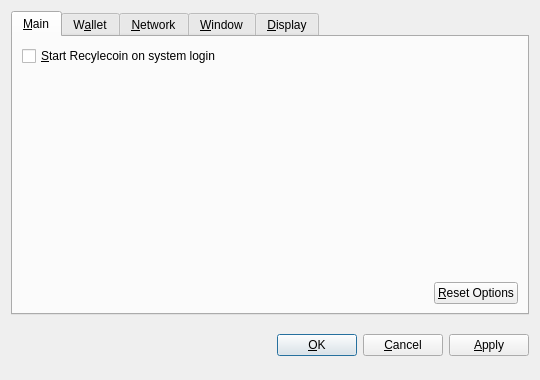
<?xml version="1.0" encoding="UTF-8"?>
<ui version="4.0">
 <class>OptionsDialog</class>
 <widget class="QDialog" name="OptionsDialog">
  <property name="geometry">
   <rect>
    <x>0</x>
    <y>0</y>
    <width>540</width>
    <height>380</height>
   </rect>
  </property>
  <property name="windowTitle">
   <string>Options</string>
  </property>
  <property name="modal">
   <bool>true</bool>
  </property>
  <layout class="QVBoxLayout" name="verticalLayout">
   <item>
    <widget class="QTabWidget" name="tabWidget">
     <property name="tabPosition">
      <enum>QTabWidget::North</enum>
     </property>
     <property name="currentIndex">
      <number>0</number>
     </property>
     <widget class="QWidget" name="tabMain">
      <attribute name="title">
       <string>&amp;Main</string>
      </attribute>
      <layout class="QVBoxLayout" name="verticalLayout_Main">
       <item>
        <widget class="QCheckBox" name="bitcoinAtStartup">
         <property name="toolTip">
          <string>Automatically start Recylecoin after logging in to the system.</string>
         </property>
         <property name="text">
          <string>&amp;Start Recylecoin on system login</string>
         </property>
        </widget>
       </item>
       <item>
        <spacer name="verticalSpacer_Main">
         <property name="orientation">
          <enum>Qt::Vertical</enum>
         </property>
         <property name="sizeHint" stdset="0">
          <size>
           <width>20</width>
           <height>40</height>
          </size>
         </property>
        </spacer>
       </item>
       <item>
        <layout class="QHBoxLayout" name="horizontalLayout_2_Main">
         <item>
          <spacer name="horizontalSpacer_2_Main">
           <property name="orientation">
            <enum>Qt::Horizontal</enum>
           </property>
           <property name="sizeHint" stdset="0">
            <size>
             <width>40</width>
             <height>20</height>
            </size>
           </property>
          </spacer>
         </item>
         <item>
          <widget class="QPushButton" name="resetButton">
           <property name="toolTip">
            <string>Reset all client options to default.</string>
           </property>
           <property name="text">
            <string>&amp;Reset Options</string>
           </property>
           <property name="autoDefault">
            <bool>false</bool>
           </property>
          </widget>
         </item>
        </layout>
       </item>
      </layout>
     </widget>
     <widget class="QWidget" name="tabWallet">
      <attribute name="title">
       <string>W&amp;allet</string>
      </attribute>
      <layout class="QVBoxLayout" name="verticalLayout_Network">
       <item>
        <widget class="QLabel" name="transactionFeeInfoLabel">
         <property name="text">
          <string>Optional transaction fee per kB that helps make sure your transactions are processed quickly. Most transactions are 1 kB.</string>
         </property>
         <property name="textFormat">
          <enum>Qt::PlainText</enum>
         </property>
         <property name="wordWrap">
          <bool>true</bool>
         </property>
        </widget>
       </item>
       <item>
        <layout class="QHBoxLayout" name="horizontalLayout_1_Main">
         <item>
          <widget class="QLabel" name="transactionFeeLabel">
           <property name="text">
            <string>Pay transaction &amp;fee</string>
           </property>
           <property name="textFormat">
            <enum>Qt::PlainText</enum>
           </property>
           <property name="buddy">
            <cstring>transactionFee</cstring>
           </property>
          </widget>
         </item>
         <item>
          <widget class="BitcoinAmountField" name="transactionFee"/>
         </item>
         <item>
          <spacer name="horizontalSpacer_1_Main">
           <property name="orientation">
            <enum>Qt::Horizontal</enum>
           </property>
           <property name="sizeHint" stdset="0">
            <size>
             <width>40</width>
             <height>20</height>
            </size>
           </property>
          </spacer>
         </item>
        </layout>
       </item>
       <item>
        <widget class="QLabel" name="label">
         <property name="text">
          <string>If you disable the spending of unconfirmed change, the change from a transaction cannot be used until that transaction has at least one confirmation. This also affects how your balance is computed.</string>
         </property>
         <property name="wordWrap">
          <bool>true</bool>
         </property>
        </widget>
       </item>
       <item>
        <widget class="QCheckBox" name="spendZeroConfChange">
         <property name="text">
          <string>Spend unconfirmed change  (experts only)</string>
         </property>
        </widget>
       </item>
       <item>
        <spacer name="verticalSpacer">
         <property name="orientation">
          <enum>Qt::Vertical</enum>
         </property>
         <property name="sizeHint" stdset="0">
          <size>
           <width>20</width>
           <height>40</height>
          </size>
         </property>
        </spacer>
       </item>
      </layout>
     </widget>
     <widget class="QWidget" name="tabNetwork">
      <attribute name="title">
       <string>&amp;Network</string>
      </attribute>
      <layout class="QVBoxLayout" name="verticalLayout_Network">
       <item>
        <widget class="QCheckBox" name="mapPortUpnp">
         <property name="toolTip">
          <string>Automatically open the Recylecoin client port on the router. This only works when your router supports UPnP and it is enabled.</string>
         </property>
         <property name="text">
          <string>Map port using &amp;UPnP</string>
         </property>
        </widget>
       </item>
       <item>
        <widget class="QCheckBox" name="connectSocks">
         <property name="toolTip">
          <string>Connect to the Recylecoin network through a SOCKS proxy (e.g. when connecting through Tor).</string>
         </property>
         <property name="text">
          <string>&amp;Connect through SOCKS proxy:</string>
         </property>
        </widget>
       </item>
       <item>
        <layout class="QHBoxLayout" name="horizontalLayout_Network">
         <item>
          <widget class="QLabel" name="proxyIpLabel">
           <property name="text">
            <string>Proxy &amp;IP:</string>
           </property>
           <property name="textFormat">
            <enum>Qt::PlainText</enum>
           </property>
           <property name="buddy">
            <cstring>proxyIp</cstring>
           </property>
          </widget>
         </item>
         <item>
          <widget class="QValidatedLineEdit" name="proxyIp">
           <property name="maximumSize">
            <size>
             <width>140</width>
             <height>16777215</height>
            </size>
           </property>
           <property name="toolTip">
            <string>IP address of the proxy (e.g. 127.0.0.1)</string>
           </property>
          </widget>
         </item>
         <item>
          <widget class="QLabel" name="proxyPortLabel">
           <property name="text">
            <string>&amp;Port:</string>
           </property>
           <property name="textFormat">
            <enum>Qt::PlainText</enum>
           </property>
           <property name="buddy">
            <cstring>proxyPort</cstring>
           </property>
          </widget>
         </item>
         <item>
          <widget class="QLineEdit" name="proxyPort">
           <property name="maximumSize">
            <size>
             <width>55</width>
             <height>16777215</height>
            </size>
           </property>
           <property name="toolTip">
            <string>Port of the proxy (e.g. 9050)</string>
           </property>
          </widget>
         </item>
         <item>
          <widget class="QLabel" name="socksVersionLabel">
           <property name="text">
            <string>SOCKS &amp;Version:</string>
           </property>
           <property name="textFormat">
            <enum>Qt::PlainText</enum>
           </property>
           <property name="buddy">
            <cstring>socksVersion</cstring>
           </property>
          </widget>
         </item>
         <item>
          <widget class="QValueComboBox" name="socksVersion">
           <property name="toolTip">
            <string>SOCKS version of the proxy (e.g. 5)</string>
           </property>
          </widget>
         </item>
         <item>
          <spacer name="horizontalSpacer_Network">
           <property name="orientation">
            <enum>Qt::Horizontal</enum>
           </property>
           <property name="sizeHint" stdset="0">
            <size>
             <width>40</width>
             <height>20</height>
            </size>
           </property>
          </spacer>
         </item>
        </layout>
       </item>
       <item>
        <spacer name="verticalSpacer_Network">
         <property name="orientation">
          <enum>Qt::Vertical</enum>
         </property>
         <property name="sizeHint" stdset="0">
          <size>
           <width>20</width>
           <height>40</height>
          </size>
         </property>
        </spacer>
       </item>
      </layout>
     </widget>
     <widget class="QWidget" name="tabWindow">
      <attribute name="title">
       <string>&amp;Window</string>
      </attribute>
      <layout class="QVBoxLayout" name="verticalLayout_Window">
       <item>
        <widget class="QCheckBox" name="minimizeToTray">
         <property name="toolTip">
          <string>Show only a tray icon after minimizing the window.</string>
         </property>
         <property name="text">
          <string>&amp;Minimize to the tray instead of the taskbar</string>
         </property>
        </widget>
       </item>
       <item>
        <widget class="QCheckBox" name="minimizeOnClose">
         <property name="toolTip">
          <string>Minimize instead of exit the application when the window is closed. When this option is enabled, the application will be closed only after selecting Quit in the menu.</string>
         </property>
         <property name="text">
          <string>M&amp;inimize on close</string>
         </property>
        </widget>
       </item>
       <item>
        <spacer name="verticalSpacer_Window">
         <property name="orientation">
          <enum>Qt::Vertical</enum>
         </property>
         <property name="sizeHint" stdset="0">
          <size>
           <width>20</width>
           <height>40</height>
          </size>
         </property>
        </spacer>
       </item>
      </layout>
     </widget>
     <widget class="QWidget" name="tabDisplay">
      <attribute name="title">
       <string>&amp;Display</string>
      </attribute>
      <layout class="QVBoxLayout" name="verticalLayout_Display">
       <item>
        <layout class="QHBoxLayout" name="horizontalLayout_1_Display">
         <item>
          <widget class="QLabel" name="langLabel">
           <property name="text">
            <string>User Interface &amp;language:</string>
           </property>
           <property name="textFormat">
            <enum>Qt::PlainText</enum>
           </property>
           <property name="buddy">
            <cstring>lang</cstring>
           </property>
          </widget>
         </item>
         <item>
          <widget class="QValueComboBox" name="lang">
           <property name="toolTip">
            <string>The user interface language can be set here. This setting will take effect after restarting Recylecoin.</string>
           </property>
          </widget>
         </item>
        </layout>
       </item>
       <item>
        <layout class="QHBoxLayout" name="horizontalLayout_2_Display">
         <item>
          <widget class="QLabel" name="unitLabel">
           <property name="text">
            <string>&amp;Unit to show amounts in:</string>
           </property>
           <property name="textFormat">
            <enum>Qt::PlainText</enum>
           </property>
           <property name="buddy">
            <cstring>unit</cstring>
           </property>
          </widget>
         </item>
         <item>
          <widget class="QValueComboBox" name="unit">
           <property name="toolTip">
            <string>Choose the default subdivision unit to show in the interface and when sending coins.</string>
           </property>
          </widget>
         </item>
        </layout>
       </item>
       <item>
        <widget class="QCheckBox" name="displayAddresses">
         <property name="toolTip">
          <string>Whether to show Recylecoin addresses in the transaction list or not.</string>
         </property>
         <property name="text">
          <string>&amp;Display addresses in transaction list</string>
         </property>
        </widget>
       </item>
       <item>
        <widget class="QCheckBox" name="coinControlFeatures">
         <property name="toolTip">
          <string>Whether to show coin control features or not.</string>
         </property>
         <property name="text">
          <string>Display coin &amp;control features (experts only!)</string>
         </property>
        </widget>
       </item>
       <item>
        <spacer name="verticalSpacer_Display">
         <property name="orientation">
          <enum>Qt::Vertical</enum>
         </property>
         <property name="sizeHint" stdset="0">
          <size>
           <width>20</width>
           <height>40</height>
          </size>
         </property>
        </spacer>
       </item>
      </layout>
     </widget>
    </widget>
   </item>
   <item>
    <layout class="QHBoxLayout" name="horizontalLayout_Buttons">
     <item>
      <spacer name="horizontalSpacer_1">
       <property name="orientation">
        <enum>Qt::Horizontal</enum>
       </property>
       <property name="sizeHint" stdset="0">
        <size>
         <width>40</width>
         <height>48</height>
        </size>
       </property>
      </spacer>
     </item>
     <item>
      <widget class="QLabel" name="statusLabel">
       <property name="font">
        <font>
         <weight>75</weight>
         <bold>true</bold>
        </font>
       </property>
       <property name="text">
        <string/>
       </property>
       <property name="textFormat">
        <enum>Qt::PlainText</enum>
       </property>
       <property name="wordWrap">
        <bool>true</bool>
       </property>
      </widget>
     </item>
     <item>
      <spacer name="horizontalSpacer_2">
       <property name="orientation">
        <enum>Qt::Horizontal</enum>
       </property>
       <property name="sizeHint" stdset="0">
        <size>
         <width>40</width>
         <height>48</height>
        </size>
       </property>
      </spacer>
     </item>
     <item>
      <widget class="QPushButton" name="okButton">
       <property name="text">
        <string>&amp;OK</string>
       </property>
      </widget>
     </item>
     <item>
      <widget class="QPushButton" name="cancelButton">
       <property name="text">
        <string>&amp;Cancel</string>
       </property>
       <property name="autoDefault">
        <bool>false</bool>
       </property>
      </widget>
     </item>
     <item>
      <widget class="QPushButton" name="applyButton">
       <property name="text">
        <string>&amp;Apply</string>
       </property>
       <property name="autoDefault">
        <bool>false</bool>
       </property>
      </widget>
     </item>
    </layout>
   </item>
  </layout>
 </widget>
 <customwidgets>
  <customwidget>
   <class>BitcoinAmountField</class>
   <extends>QSpinBox</extends>
   <header>bitcoinamountfield.h</header>
  </customwidget>
  <customwidget>
   <class>QValueComboBox</class>
   <extends>QComboBox</extends>
   <header>qvaluecombobox.h</header>
  </customwidget>
  <customwidget>
   <class>QValidatedLineEdit</class>
   <extends>QLineEdit</extends>
   <header>qvalidatedlineedit.h</header>
  </customwidget>
 </customwidgets>
 <resources/>
 <connections/>
</ui>
